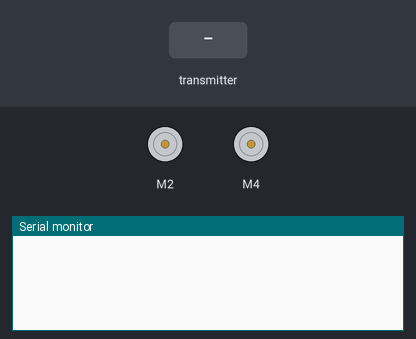
Bench run of a sketch on a simulated Arduino Nano, built with avr-gcc and run on an emulated ATmega328P. Shown: 2 × DC motor (green arrow = forward, orange = backward, longer = faster), the last lines printed to the serial monitor. Inputs (shaded band) come from the test bench. No radio packets arrive unless stated.

Above: at 1.2 s.
1.3 s: the transmitter starts sending a = 0
At 1.32 s:
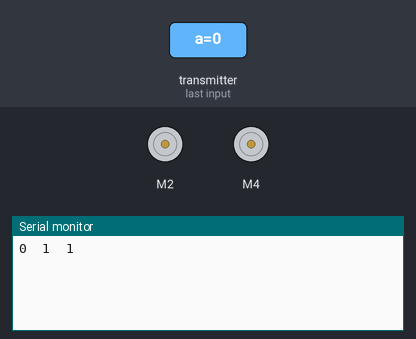
2.8 s: the transmitter starts sending b = 0
At 2.82 s:
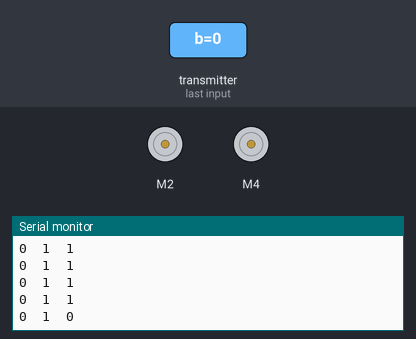
5.8 s: the transmitter starts sending s = 0
At 5.81 s:
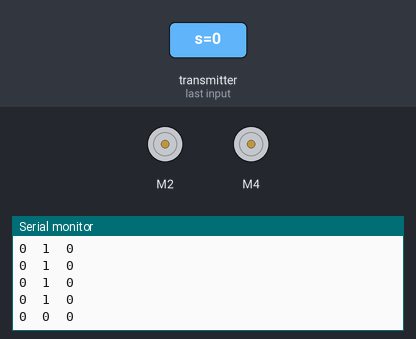
7.3 s: the transmitter starts sending a = 256
At 7.32 s:
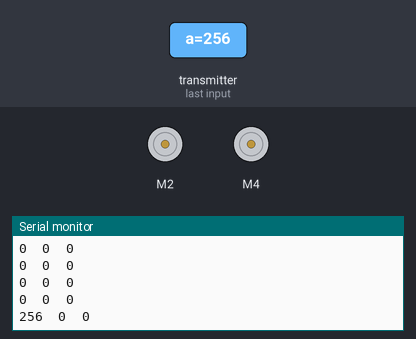
8.8 s: the transmitter starts sending s = 256
At 8.81 s:
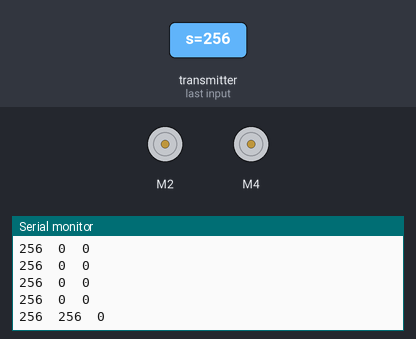
10.3 s: the transmitter starts sending b = 256
At 10.32 s:
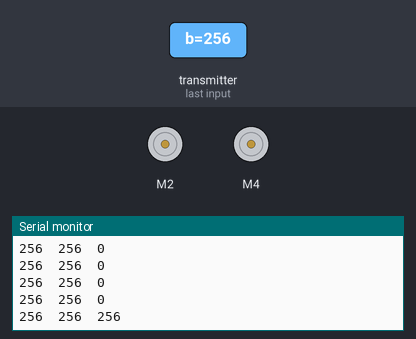
Timing chart, 0 to 12.8 s (numbered marks = the images above; inputs shaded):
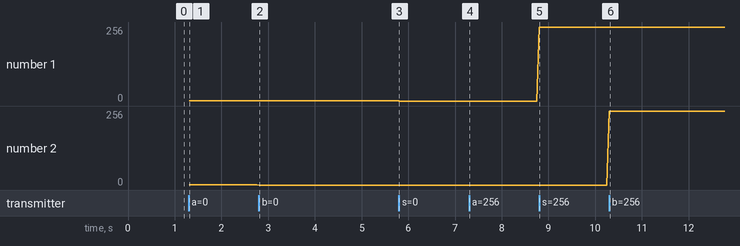

The sketch:

Receptor.ino
```cpp
/*
  Connection nRF4L01
  GND - GND
  VCC - 3V3
  CE - D8
  CNS - D9
  SCK - D13
  MOSI - D11
  MISO - D12
  SS - 10
*/

// H-Bridge Configuration

#include <SparkFun_TB6612.h>

#define pwmA 5
#define Ain1 2
#define Ain2 3
#define STBY A7
#define pwmB 6
#define Bin1 4
#define Bin2 7


const int offsetA = 1;
const int offsetB = 1;

Motor motor1 = Motor(Ain1, Ain2, pwmA, offsetA, STBY);
Motor motor2 = Motor(Bin1, Bin2, pwmB, offsetB, STBY);

// nRF24L01 configuration

#include <SPI.h>
#include <nRF24L01.h>
#include <RF24.h>


const byte address[6] = "00001";

RF24 radio(8,9); //CE, CSN

struct Data_Package {
  int a=1;
  int s=1;
  int b=1;

  };
Data_Package data;


void setup()
{
  // Setup Serial Monitor
  Serial.begin(9600);
  radio.begin();
  radio.openReadingPipe(0, address);
  radio.setPALevel(RF24_PA_MIN);

}

void loop()
{
  delay(5);
  radio.startListening();
  if (radio.available()){

    radio.read(&data, sizeof(Data_Package));
    if(data.b ==3){
    motor1.drive(255,1000);
    motor2.drive(222,1000);
  }
  if(data.b==1){
    motor1.brake();
    motor2.brake();
  }
  Serial.print(data.a);
      Serial.print("  ");
      Serial.print(data.s);
      Serial.print("  ");
      Serial.println(data.b);
    }

  delay(5);
  radio.stopListening();
}
```

Measured:
- after the input at 1.3 s, the serial monitor: prints a new line at once (image 1)
- after the input at 2.8 s, the serial monitor: prints a new line at once (image 2)
- after the input at 5.8 s, the serial monitor: prints a new line at once (image 3)
- after the input at 7.3 s, the serial monitor: prints a new line at once (image 4)
- after the input at 8.8 s, the serial monitor: prints a new line at once (image 5)
- after the input at 10.3 s, the serial monitor: prints a new line at once (image 6)
